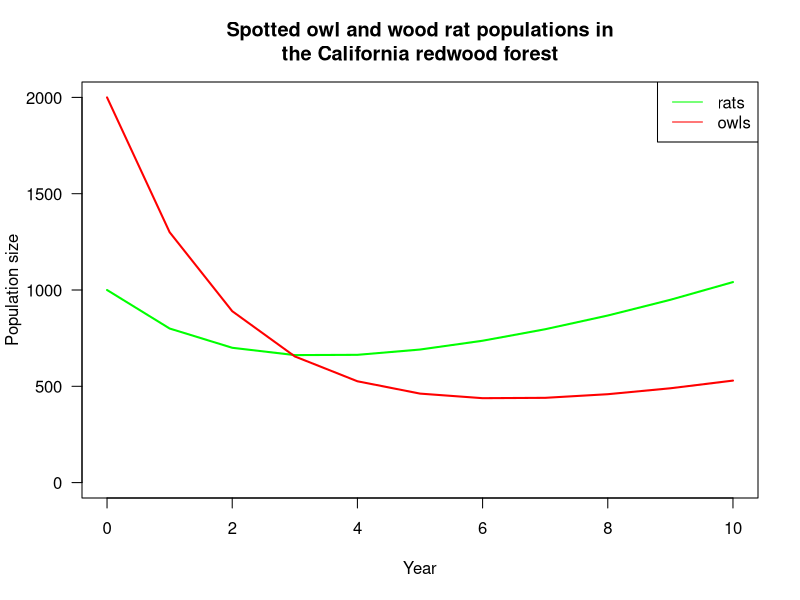

The R script that drew this image:
#1.) Exercise - rats and owls
t0 <- matrix(c(2000, 1000), 2, 1) # initial number of owls and rats

# relation defining change in owl and rat numbers 
R <- matrix(c(0.5, 0.3, -0.2, 1.2), 2, 2, byrow = T) 
# number of owls and rats in the next year
t1 <- R %*% t0
# calculate population changes for the next 10 years
populations <- t0
for (i in 1:10){
  populations <- cbind(populations, 
                       R %*% populations[,ncol(populations)])
  
}
#set row and column names
populations <- cbind(t(populations), as.matrix(0:10))
dimnames(populations) <-  list(c(as.character(1:11)),
                               c('owls','rats', 'year'))

plot(populations[,"year"], populations[,"rats"],
     type = "l", col = "green", lwd = 2, las = 1,
     ylab = "Population size", xlab = "Year",
     ylim = c(0, max(populations)),
     main = stringr::str_wrap("Spotted owl and wood rat populations 
                              in the California redwood forest", 40))
lines(populations[,"year"], populations[,"owls"],
      col = "red", lwd = 2,)
legend('topright',legend=c('rats','owls'),
       lty='solid', col=c('green','red'))
